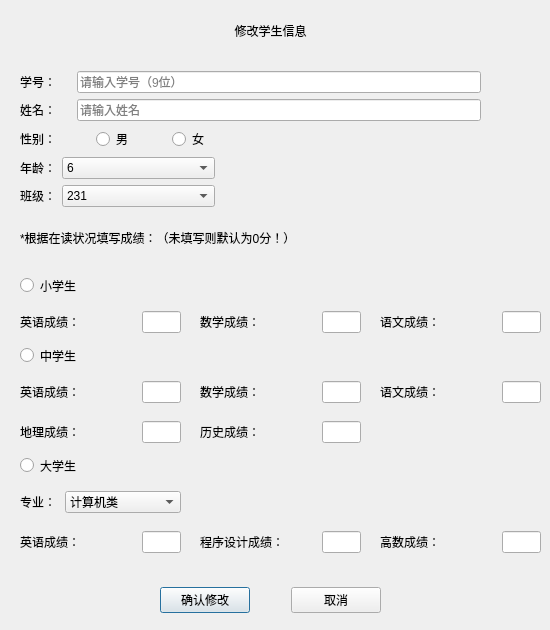
<?xml version="1.0" encoding="UTF-8"?>
<ui version="4.0">
 <class>changestu</class>
 <widget class="QDialog" name="changestu">
  <property name="geometry">
   <rect>
    <x>0</x>
    <y>0</y>
    <width>550</width>
    <height>630</height>
   </rect>
  </property>
  <property name="minimumSize">
   <size>
    <width>550</width>
    <height>630</height>
   </size>
  </property>
  <property name="maximumSize">
   <size>
    <width>550</width>
    <height>630</height>
   </size>
  </property>
  <property name="windowTitle">
   <string>Dialog</string>
  </property>
  <property name="windowIcon">
   <iconset resource="images.qrc">
    <normaloff>:/images/favicon.ico</normaloff>:/images/favicon.ico</iconset>
  </property>
  <property name="styleSheet">
   <string notr="true">background-image: url(:/images/chunSe.gif);</string>
  </property>
  <widget class="QLabel" name="label_8">
   <property name="geometry">
    <rect>
     <x>20</x>
     <y>10</y>
     <width>501</width>
     <height>41</height>
    </rect>
   </property>
   <property name="styleSheet">
    <string notr="true">font: 16pt &quot;黑体&quot;;</string>
   </property>
   <property name="text">
    <string>修改学生信息</string>
   </property>
   <property name="alignment">
    <set>Qt::AlignCenter</set>
   </property>
  </widget>
  <widget class="QWidget" name="layoutWidget_5">
   <property name="geometry">
    <rect>
     <x>380</x>
     <y>310</y>
     <width>161</width>
     <height>24</height>
    </rect>
   </property>
   <layout class="QHBoxLayout" name="horizontalLayout_12" stretch="3,1">
    <item>
     <widget class="QLabel" name="label_14">
      <property name="styleSheet">
       <string notr="true">font: 10pt &quot;Agency FB&quot;;</string>
      </property>
      <property name="text">
       <string>语文成绩：</string>
      </property>
     </widget>
    </item>
    <item>
     <widget class="QLineEdit" name="stus_Cmark">
      <property name="styleSheet">
       <string notr="true">font: 10pt &quot;Agency FB&quot;;</string>
      </property>
      <property name="maxLength">
       <number>3</number>
      </property>
     </widget>
    </item>
   </layout>
  </widget>
  <widget class="QWidget" name="layoutWidget_11">
   <property name="geometry">
    <rect>
     <x>20</x>
     <y>420</y>
     <width>161</width>
     <height>24</height>
    </rect>
   </property>
   <layout class="QHBoxLayout" name="horizontalLayout_18" stretch="3,1">
    <item>
     <widget class="QLabel" name="label_20">
      <property name="styleSheet">
       <string notr="true">font: 10pt &quot;Agency FB&quot;;</string>
      </property>
      <property name="text">
       <string>地理成绩：</string>
      </property>
     </widget>
    </item>
    <item>
     <widget class="QLineEdit" name="stum_Gmark">
      <property name="styleSheet">
       <string notr="true">font: 10pt &quot;Agency FB&quot;;</string>
      </property>
      <property name="maxLength">
       <number>3</number>
      </property>
     </widget>
    </item>
   </layout>
  </widget>
  <widget class="QWidget" name="layoutWidget_7">
   <property name="geometry">
    <rect>
     <x>20</x>
     <y>380</y>
     <width>161</width>
     <height>24</height>
    </rect>
   </property>
   <layout class="QHBoxLayout" name="horizontalLayout_14" stretch="3,1">
    <item>
     <widget class="QLabel" name="label_16">
      <property name="styleSheet">
       <string notr="true">font: 10pt &quot;Agency FB&quot;;</string>
      </property>
      <property name="text">
       <string>英语成绩：</string>
      </property>
     </widget>
    </item>
    <item>
     <widget class="QLineEdit" name="stum_Emark">
      <property name="styleSheet">
       <string notr="true">font: 10pt &quot;Agency FB&quot;;</string>
      </property>
      <property name="maxLength">
       <number>3</number>
      </property>
     </widget>
    </item>
   </layout>
  </widget>
  <widget class="QWidget" name="layoutWidget_6">
   <property name="geometry">
    <rect>
     <x>200</x>
     <y>310</y>
     <width>161</width>
     <height>24</height>
    </rect>
   </property>
   <layout class="QHBoxLayout" name="horizontalLayout_13" stretch="3,1">
    <item>
     <widget class="QLabel" name="label_15">
      <property name="styleSheet">
       <string notr="true">font: 10pt &quot;Agency FB&quot;;</string>
      </property>
      <property name="text">
       <string>数学成绩：</string>
      </property>
     </widget>
    </item>
    <item>
     <widget class="QLineEdit" name="stus_Mmark">
      <property name="styleSheet">
       <string notr="true">font: 10pt &quot;Agency FB&quot;;</string>
      </property>
      <property name="maxLength">
       <number>3</number>
      </property>
     </widget>
    </item>
   </layout>
  </widget>
  <widget class="QWidget" name="layoutWidget_2">
   <property name="geometry">
    <rect>
     <x>20</x>
     <y>310</y>
     <width>161</width>
     <height>24</height>
    </rect>
   </property>
   <layout class="QHBoxLayout" name="horizontalLayout_8" stretch="3,1">
    <item>
     <widget class="QLabel" name="label_10">
      <property name="styleSheet">
       <string notr="true">font: 10pt &quot;Agency FB&quot;;</string>
      </property>
      <property name="text">
       <string>英语成绩：</string>
      </property>
     </widget>
    </item>
    <item>
     <widget class="QLineEdit" name="stus_Emark">
      <property name="styleSheet">
       <string notr="true">font: 10pt &quot;Agency FB&quot;;</string>
      </property>
      <property name="maxLength">
       <number>3</number>
      </property>
     </widget>
    </item>
   </layout>
  </widget>
  <widget class="QWidget" name="layoutWidget_8">
   <property name="geometry">
    <rect>
     <x>200</x>
     <y>380</y>
     <width>161</width>
     <height>24</height>
    </rect>
   </property>
   <layout class="QHBoxLayout" name="horizontalLayout_15" stretch="3,1">
    <item>
     <widget class="QLabel" name="label_17">
      <property name="styleSheet">
       <string notr="true">font: 10pt &quot;Agency FB&quot;;</string>
      </property>
      <property name="text">
       <string>数学成绩：</string>
      </property>
     </widget>
    </item>
    <item>
     <widget class="QLineEdit" name="stum_Mmark">
      <property name="styleSheet">
       <string notr="true">font: 10pt &quot;Agency FB&quot;;</string>
      </property>
      <property name="maxLength">
       <number>3</number>
      </property>
     </widget>
    </item>
   </layout>
  </widget>
  <widget class="QWidget" name="layoutWidget">
   <property name="geometry">
    <rect>
     <x>20</x>
     <y>530</y>
     <width>161</width>
     <height>24</height>
    </rect>
   </property>
   <layout class="QHBoxLayout" name="horizontalLayout_7" stretch="3,1">
    <item>
     <widget class="QLabel" name="label_9">
      <property name="styleSheet">
       <string notr="true">font: 10pt &quot;Agency FB&quot;;</string>
      </property>
      <property name="text">
       <string>英语成绩：</string>
      </property>
     </widget>
    </item>
    <item>
     <widget class="QLineEdit" name="stul_Emark">
      <property name="styleSheet">
       <string notr="true">font: 10pt &quot;Agency FB&quot;;</string>
      </property>
      <property name="maxLength">
       <number>3</number>
      </property>
     </widget>
    </item>
   </layout>
  </widget>
  <widget class="QWidget" name="layoutWidget_9">
   <property name="geometry">
    <rect>
     <x>380</x>
     <y>380</y>
     <width>161</width>
     <height>24</height>
    </rect>
   </property>
   <layout class="QHBoxLayout" name="horizontalLayout_16" stretch="3,1">
    <item>
     <widget class="QLabel" name="label_18">
      <property name="styleSheet">
       <string notr="true">font: 10pt &quot;Agency FB&quot;;</string>
      </property>
      <property name="text">
       <string>语文成绩：</string>
      </property>
     </widget>
    </item>
    <item>
     <widget class="QLineEdit" name="stum_Cmark">
      <property name="styleSheet">
       <string notr="true">font: 10pt &quot;Agency FB&quot;;</string>
      </property>
      <property name="maxLength">
       <number>3</number>
      </property>
     </widget>
    </item>
   </layout>
  </widget>
  <widget class="QWidget" name="widget" native="true">
   <property name="geometry">
    <rect>
     <x>300</x>
     <y>140</y>
     <width>100</width>
     <height>98</height>
    </rect>
   </property>
   <property name="styleSheet">
    <string notr="true">background-image: url(:/images/ShengQiShaYu1.gif);</string>
   </property>
  </widget>
  <widget class="QWidget" name="layoutWidget_3">
   <property name="geometry">
    <rect>
     <x>20</x>
     <y>490</y>
     <width>471</width>
     <height>24</height>
    </rect>
   </property>
   <property name="styleSheet">
    <string notr="true">font: 10pt &quot;Agency FB&quot;;</string>
   </property>
   <layout class="QHBoxLayout" name="horizontalLayout_6" stretch="1,3,8">
    <item>
     <widget class="QLabel" name="label_7">
      <property name="styleSheet">
       <string notr="true">font: 10pt &quot;Agency FB&quot;;</string>
      </property>
      <property name="text">
       <string>专业：</string>
      </property>
     </widget>
    </item>
    <item>
     <widget class="QComboBox" name="major">
      <property name="styleSheet">
       <string notr="true">font: 10pt &quot;Agency FB&quot;;</string>
      </property>
      <item>
       <property name="text">
        <string>计算机类</string>
       </property>
      </item>
      <item>
       <property name="text">
        <string>机械类</string>
       </property>
      </item>
      <item>
       <property name="text">
        <string>自动化类</string>
       </property>
      </item>
      <item>
       <property name="text">
        <string>电子信息类</string>
       </property>
      </item>
      <item>
       <property name="text">
        <string>经济学类</string>
       </property>
      </item>
     </widget>
    </item>
    <item>
     <spacer name="horizontalSpacer_6">
      <property name="orientation">
       <enum>Qt::Horizontal</enum>
      </property>
      <property name="sizeHint" stdset="0">
       <size>
        <width>40</width>
        <height>20</height>
       </size>
      </property>
     </spacer>
    </item>
   </layout>
  </widget>
  <widget class="QWidget" name="layoutWidget_4">
   <property name="geometry">
    <rect>
     <x>20</x>
     <y>71</y>
     <width>501</width>
     <height>191</height>
    </rect>
   </property>
   <layout class="QVBoxLayout" name="verticalLayout">
    <item>
     <layout class="QHBoxLayout" name="horizontalLayout" stretch="1,8,0">
      <item>
       <widget class="QLabel" name="label">
        <property name="styleSheet">
         <string notr="true">font: 10pt &quot;Agency FB&quot;;</string>
        </property>
        <property name="text">
         <string>学号：</string>
        </property>
       </widget>
      </item>
      <item>
       <widget class="QLineEdit" name="lid">
        <property name="styleSheet">
         <string notr="true">font: 10pt &quot;Agency FB&quot;;</string>
        </property>
        <property name="maxLength">
         <number>9</number>
        </property>
        <property name="echoMode">
         <enum>QLineEdit::Normal</enum>
        </property>
        <property name="placeholderText">
         <string>请输入学号（9位）</string>
        </property>
        <property name="clearButtonEnabled">
         <bool>true</bool>
        </property>
       </widget>
      </item>
      <item>
       <spacer name="horizontalSpacer_5">
        <property name="orientation">
         <enum>Qt::Horizontal</enum>
        </property>
        <property name="sizeHint" stdset="0">
         <size>
          <width>40</width>
          <height>20</height>
         </size>
        </property>
       </spacer>
      </item>
     </layout>
    </item>
    <item>
     <layout class="QHBoxLayout" name="horizontalLayout_2" stretch="1,8,0">
      <item>
       <widget class="QLabel" name="label_2">
        <property name="styleSheet">
         <string notr="true">font: 10pt &quot;Agency FB&quot;;</string>
        </property>
        <property name="text">
         <string>姓名：</string>
        </property>
       </widget>
      </item>
      <item>
       <widget class="QLineEdit" name="lname">
        <property name="styleSheet">
         <string notr="true">font: 10pt &quot;Agency FB&quot;;</string>
        </property>
        <property name="maxLength">
         <number>5</number>
        </property>
        <property name="placeholderText">
         <string>请输入姓名</string>
        </property>
        <property name="clearButtonEnabled">
         <bool>true</bool>
        </property>
       </widget>
      </item>
      <item>
       <spacer name="horizontalSpacer_7">
        <property name="orientation">
         <enum>Qt::Horizontal</enum>
        </property>
        <property name="sizeHint" stdset="0">
         <size>
          <width>40</width>
          <height>20</height>
         </size>
        </property>
       </spacer>
      </item>
     </layout>
    </item>
    <item>
     <layout class="QHBoxLayout" name="horizontalLayout_3" stretch="1,1,1,4">
      <item>
       <widget class="QLabel" name="label_3">
        <property name="styleSheet">
         <string notr="true">font: 10pt &quot;Agency FB&quot;;</string>
        </property>
        <property name="text">
         <string>性别：</string>
        </property>
       </widget>
      </item>
      <item>
       <widget class="QRadioButton" name="male">
        <property name="styleSheet">
         <string notr="true">font: 10pt &quot;Agency FB&quot;;</string>
        </property>
        <property name="text">
         <string>男</string>
        </property>
        <property name="checkable">
         <bool>true</bool>
        </property>
        <property name="checked">
         <bool>false</bool>
        </property>
       </widget>
      </item>
      <item>
       <widget class="QRadioButton" name="female">
        <property name="styleSheet">
         <string notr="true">font: 10pt &quot;Agency FB&quot;;</string>
        </property>
        <property name="text">
         <string>女</string>
        </property>
       </widget>
      </item>
      <item>
       <spacer name="horizontalSpacer_3">
        <property name="orientation">
         <enum>Qt::Horizontal</enum>
        </property>
        <property name="sizeHint" stdset="0">
         <size>
          <width>40</width>
          <height>20</height>
         </size>
        </property>
       </spacer>
      </item>
     </layout>
    </item>
    <item>
     <layout class="QHBoxLayout" name="horizontalLayout_4" stretch="1,6,12">
      <item>
       <widget class="QLabel" name="label_4">
        <property name="styleSheet">
         <string notr="true">font: 10pt &quot;Agency FB&quot;;</string>
        </property>
        <property name="text">
         <string>年龄：</string>
        </property>
       </widget>
      </item>
      <item>
       <widget class="QComboBox" name="lage">
        <item>
         <property name="text">
          <string>6</string>
         </property>
        </item>
        <item>
         <property name="text">
          <string>7</string>
         </property>
        </item>
        <item>
         <property name="text">
          <string>8</string>
         </property>
        </item>
        <item>
         <property name="text">
          <string>9</string>
         </property>
        </item>
        <item>
         <property name="text">
          <string>10</string>
         </property>
        </item>
        <item>
         <property name="text">
          <string>11</string>
         </property>
        </item>
        <item>
         <property name="text">
          <string>12</string>
         </property>
        </item>
        <item>
         <property name="text">
          <string>13</string>
         </property>
        </item>
        <item>
         <property name="text">
          <string>14</string>
         </property>
        </item>
        <item>
         <property name="text">
          <string>15</string>
         </property>
        </item>
        <item>
         <property name="text">
          <string>16</string>
         </property>
        </item>
        <item>
         <property name="text">
          <string>17</string>
         </property>
        </item>
        <item>
         <property name="text">
          <string>18</string>
         </property>
        </item>
        <item>
         <property name="text">
          <string>19</string>
         </property>
        </item>
        <item>
         <property name="text">
          <string>20</string>
         </property>
        </item>
        <item>
         <property name="text">
          <string>21</string>
         </property>
        </item>
        <item>
         <property name="text">
          <string>22</string>
         </property>
        </item>
       </widget>
      </item>
      <item>
       <spacer name="horizontalSpacer">
        <property name="styleSheet">
         <string notr="true">font: 10pt &quot;Agency FB&quot;;</string>
        </property>
        <property name="orientation">
         <enum>Qt::Horizontal</enum>
        </property>
        <property name="sizeHint" stdset="0">
         <size>
          <width>40</width>
          <height>20</height>
         </size>
        </property>
       </spacer>
      </item>
     </layout>
    </item>
    <item>
     <layout class="QHBoxLayout" name="horizontalLayout_5" stretch="1,6,12">
      <item>
       <widget class="QLabel" name="label_5">
        <property name="styleSheet">
         <string notr="true">font: 10pt &quot;Agency FB&quot;;</string>
        </property>
        <property name="text">
         <string>班级：</string>
        </property>
       </widget>
      </item>
      <item>
       <widget class="QComboBox" name="lstuclass">
        <item>
         <property name="text">
          <string>231</string>
         </property>
        </item>
        <item>
         <property name="text">
          <string>232</string>
         </property>
        </item>
        <item>
         <property name="text">
          <string>233</string>
         </property>
        </item>
        <item>
         <property name="text">
          <string>221</string>
         </property>
        </item>
        <item>
         <property name="text">
          <string>222</string>
         </property>
        </item>
        <item>
         <property name="text">
          <string>223</string>
         </property>
        </item>
        <item>
         <property name="text">
          <string>211</string>
         </property>
        </item>
        <item>
         <property name="text">
          <string>212</string>
         </property>
        </item>
        <item>
         <property name="text">
          <string>213</string>
         </property>
        </item>
       </widget>
      </item>
      <item>
       <spacer name="horizontalSpacer_2">
        <property name="styleSheet">
         <string notr="true">font: 10pt &quot;Agency FB&quot;;</string>
        </property>
        <property name="orientation">
         <enum>Qt::Horizontal</enum>
        </property>
        <property name="sizeHint" stdset="0">
         <size>
          <width>40</width>
          <height>20</height>
         </size>
        </property>
       </spacer>
      </item>
     </layout>
    </item>
    <item>
     <widget class="QLabel" name="label_6">
      <property name="styleSheet">
       <string notr="true">font: 10pt &quot;Agency FB&quot;;</string>
      </property>
      <property name="text">
       <string>*根据在读状况填写成绩：（未填写则默认为0分！）</string>
      </property>
     </widget>
    </item>
   </layout>
  </widget>
  <widget class="QRadioButton" name="stum">
   <property name="geometry">
    <rect>
     <x>20</x>
     <y>340</y>
     <width>471</width>
     <height>31</height>
    </rect>
   </property>
   <property name="styleSheet">
    <string notr="true">font: 10pt &quot;Agency FB&quot;;</string>
   </property>
   <property name="text">
    <string>中学生</string>
   </property>
   <attribute name="buttonGroup">
    <string notr="true">buttonGroup</string>
   </attribute>
  </widget>
  <widget class="QWidget" name="layoutWidget_10">
   <property name="geometry">
    <rect>
     <x>160</x>
     <y>580</y>
     <width>221</width>
     <height>41</height>
    </rect>
   </property>
   <layout class="QHBoxLayout" name="horizontalLayout_17" stretch="5,2,5">
    <item>
     <widget class="QPushButton" name="btnok">
      <property name="text">
       <string>确认修改</string>
      </property>
     </widget>
    </item>
    <item>
     <spacer name="horizontalSpacer_4">
      <property name="orientation">
       <enum>Qt::Horizontal</enum>
      </property>
      <property name="sizeHint" stdset="0">
       <size>
        <width>40</width>
        <height>20</height>
       </size>
      </property>
     </spacer>
    </item>
    <item>
     <widget class="QPushButton" name="btncancel">
      <property name="text">
       <string>取消</string>
      </property>
     </widget>
    </item>
   </layout>
  </widget>
  <widget class="QWidget" name="layoutWidget_12">
   <property name="geometry">
    <rect>
     <x>200</x>
     <y>420</y>
     <width>161</width>
     <height>24</height>
    </rect>
   </property>
   <layout class="QHBoxLayout" name="horizontalLayout_19" stretch="3,1">
    <item>
     <widget class="QLabel" name="label_21">
      <property name="styleSheet">
       <string notr="true">font: 10pt &quot;Agency FB&quot;;</string>
      </property>
      <property name="text">
       <string>历史成绩：</string>
      </property>
     </widget>
    </item>
    <item>
     <widget class="QLineEdit" name="stum_Hmark">
      <property name="styleSheet">
       <string notr="true">font: 10pt &quot;Agency FB&quot;;</string>
      </property>
      <property name="maxLength">
       <number>3</number>
      </property>
     </widget>
    </item>
   </layout>
  </widget>
  <widget class="QRadioButton" name="stul">
   <property name="geometry">
    <rect>
     <x>20</x>
     <y>450</y>
     <width>471</width>
     <height>31</height>
    </rect>
   </property>
   <property name="styleSheet">
    <string notr="true">font: 10pt &quot;Agency FB&quot;;</string>
   </property>
   <property name="text">
    <string>大学生</string>
   </property>
   <attribute name="buttonGroup">
    <string notr="true">buttonGroup</string>
   </attribute>
  </widget>
  <widget class="QWidget" name="layoutWidget_13">
   <property name="geometry">
    <rect>
     <x>200</x>
     <y>530</y>
     <width>161</width>
     <height>24</height>
    </rect>
   </property>
   <layout class="QHBoxLayout" name="horizontalLayout_11" stretch="3,1">
    <item>
     <widget class="QLabel" name="label_13">
      <property name="styleSheet">
       <string notr="true">font: 10pt &quot;Agency FB&quot;;</string>
      </property>
      <property name="text">
       <string>程序设计成绩：</string>
      </property>
     </widget>
    </item>
    <item>
     <widget class="QLineEdit" name="stul_Pmark">
      <property name="styleSheet">
       <string notr="true">font: 10pt &quot;Agency FB&quot;;</string>
      </property>
      <property name="maxLength">
       <number>3</number>
      </property>
     </widget>
    </item>
   </layout>
  </widget>
  <widget class="QRadioButton" name="stus">
   <property name="geometry">
    <rect>
     <x>20</x>
     <y>270</y>
     <width>471</width>
     <height>31</height>
    </rect>
   </property>
   <property name="styleSheet">
    <string notr="true">font: 10pt &quot;Agency FB&quot;;</string>
   </property>
   <property name="text">
    <string>小学生</string>
   </property>
   <attribute name="buttonGroup">
    <string notr="true">buttonGroup</string>
   </attribute>
  </widget>
  <widget class="QWidget" name="layoutWidget_14">
   <property name="geometry">
    <rect>
     <x>380</x>
     <y>530</y>
     <width>161</width>
     <height>24</height>
    </rect>
   </property>
   <layout class="QHBoxLayout" name="horizontalLayout_10" stretch="3,1">
    <item>
     <widget class="QLabel" name="label_12">
      <property name="styleSheet">
       <string notr="true">font: 10pt &quot;Agency FB&quot;;</string>
      </property>
      <property name="text">
       <string>高数成绩：</string>
      </property>
     </widget>
    </item>
    <item>
     <widget class="QLineEdit" name="stul_Mmark">
      <property name="styleSheet">
       <string notr="true">font: 10pt &quot;Agency FB&quot;;</string>
      </property>
      <property name="maxLength">
       <number>3</number>
      </property>
     </widget>
    </item>
   </layout>
  </widget>
  <zorder>label_8</zorder>
  <zorder>layoutWidget_5</zorder>
  <zorder>layoutWidget_11</zorder>
  <zorder>layoutWidget_7</zorder>
  <zorder>layoutWidget_6</zorder>
  <zorder>layoutWidget_2</zorder>
  <zorder>layoutWidget_8</zorder>
  <zorder>layoutWidget</zorder>
  <zorder>layoutWidget_9</zorder>
  <zorder>layoutWidget_3</zorder>
  <zorder>layoutWidget_4</zorder>
  <zorder>stum</zorder>
  <zorder>layoutWidget_10</zorder>
  <zorder>layoutWidget_12</zorder>
  <zorder>stul</zorder>
  <zorder>layoutWidget_13</zorder>
  <zorder>stus</zorder>
  <zorder>layoutWidget_14</zorder>
  <zorder>widget</zorder>
 </widget>
 <tabstops>
  <tabstop>lid</tabstop>
  <tabstop>lname</tabstop>
  <tabstop>male</tabstop>
  <tabstop>female</tabstop>
  <tabstop>lage</tabstop>
  <tabstop>lstuclass</tabstop>
  <tabstop>stus</tabstop>
  <tabstop>stus_Emark</tabstop>
  <tabstop>stus_Mmark</tabstop>
  <tabstop>stus_Cmark</tabstop>
  <tabstop>stum</tabstop>
  <tabstop>stum_Emark</tabstop>
  <tabstop>stum_Mmark</tabstop>
  <tabstop>stum_Cmark</tabstop>
  <tabstop>stum_Gmark</tabstop>
  <tabstop>stum_Hmark</tabstop>
  <tabstop>stul</tabstop>
  <tabstop>major</tabstop>
  <tabstop>stul_Emark</tabstop>
  <tabstop>stul_Pmark</tabstop>
  <tabstop>stul_Mmark</tabstop>
  <tabstop>btnok</tabstop>
  <tabstop>btncancel</tabstop>
 </tabstops>
 <resources>
  <include location="images.qrc"/>
 </resources>
 <connections/>
 <buttongroups>
  <buttongroup name="buttonGroup"/>
 </buttongroups>
</ui>
